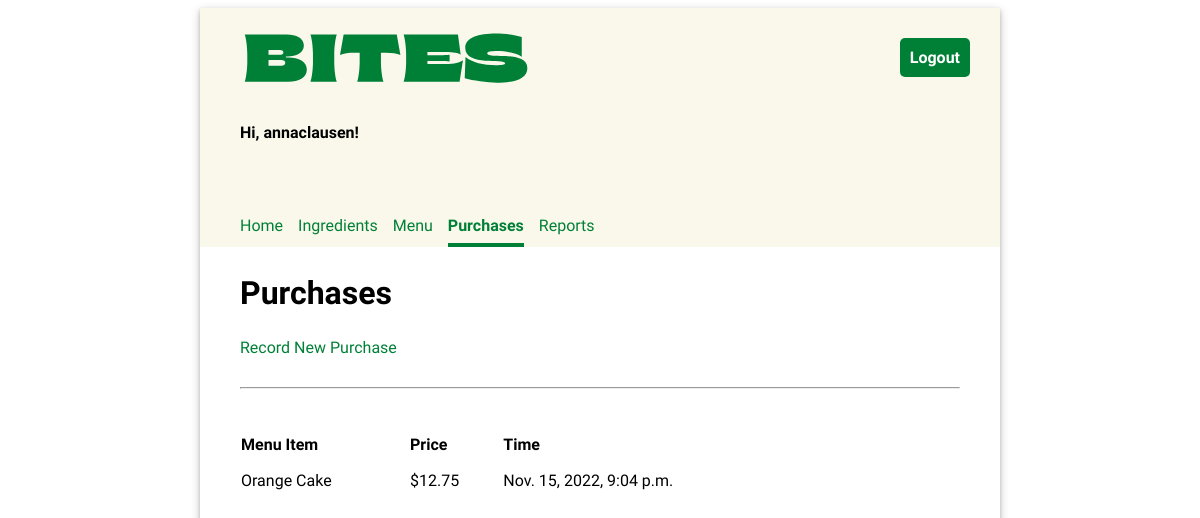
The page /purchases/ (signed in) on the database its author committed.
### inventory/models.py (models this page shows, shortened)
class Purchase(models.Model):
    menu_item = models.ForeignKey(MenuItem, on_delete=models.CASCADE)
    timestamp = models.DateTimeField(auto_now_add=True)

class MenuItem(models.Model):
    title = models.CharField(max_length=200, unique=True)
    price = models.FloatField(default=0.00)

### inventory/views.py (the view)
# urls.py: path('purchases/', views.PurchasesView.as_view(), name="purchases"),
class PurchasesView(LoginRequiredMixin, ListView):
    template_name = "inventory/purchase_list.html"
    model = Purchase

### inventory/templates/inventory/purchase_list.html (shortened to what this page needs)
{% extends 'base.html' %}
{% load static %}
{% block content %}
    <h2>Purchases</h2>
    <a href="{% url 'add_purchase' %}">Record New Purchase</a>
    <hr/>
    <table class="inventory-table">
        <thead>
            <tr>
                <th>Menu Item</th>
                <th>Price</th>
                <th>Time</th>
            </tr>
        </thead>
        <tbody>
        {% for purchase in object_list %}
            <tr>
                <td>{{ purchase.menu_item.title }}</td>
                <td class="price">${{ purchase.menu_item.price|stringformat:".2f" }}</td>
                <td>{{ purchase.timestamp }}</td>
            </tr>
        {% endfor %}
        </tbody>
    </table>
{% endblock %}

### inventory/templates/base.html (shortened to what this page needs)
{% load static %}
<!DOCTYPE html>
<html>
<head>
  <link rel="stylesheet" type="text/css" href="{% static 'inventory/style.css' %}" />
</head>
<body>
  <div class="app">
  <header>
    <div class="header-first-row">
      <img src="{% static 'inventory/bites-logo.svg' %}" />
      {% if user.is_authenticated %}
      <a class="logout" href="/logout">Logout</a>
      {% endif %}
    </div>
    {% if user.is_authenticated %}
      <p class="greeting">Hi, {{ user.username }}!</p>
      <nav class="navbar">
        {% url 'home' as home_url %}
        {% url 'ingredients' as ingredients_url %}
        {% url 'menu' as menu_url %}
        {% url 'purchases' as purchases_url %}
        {% url 'reports' as reports_url %}
        <a class="nav-item{% if request.path == home_url %} current-page{% endif %}" href="{% url 'home' %}">Home</a>
        <a class="nav-item{% if request.path == ingredients_url %} current-page{% endif %}" href="{% url 'ingredients' %}">Ingredients</a>
        <a class="nav-item{% if request.path == menu_url %} current-page{% endif %}" href="{% url 'menu' %}">Menu</a>
        <a class="nav-item{% if request.path == purchases_url %} current-page{% endif %}" href="{% url 'purchases' %}">Purchases</a>
        <a class="nav-item{% if request.path == reports_url %} current-page{% endif %}" href="{% url 'reports' %}">Reports</a>
      </nav>
    {% endif %}
  </header>
  <main>
    {% block content %}{% endblock %}
  </main>
  </div>
</body>
</html>

### inventory/static/inventory/style.css (style rules this page uses)
body { font-family: 'Oxygen', sans-serif; }
hr { margin: 30px 0; }
header { background-color: #FAF8EB; min-height: 200px; display: flex; align-items: center; flex-direction: column; align-items: flex-start; padding-left: 40px; }
main { display: flex; flex-direction: column; padding: 0 40px 20px 40px; justify-content: center; }
main h2 { font-size: 2em; }
.app { min-width: 800px; max-width: 60%; margin: 0 auto; box-shadow: 0 2px 4px 0 rgba(0, 0, 0, 0.2), 0 3px 10px 0 rgba(0, 0, 0, 0.19); }
header p { font-weight: bold; }
.navbar { margin-top: 50px; display: flex; width: 100%; }
.navbar a { text-decoration: none; padding: 8px 0; color: #008037; margin-right: 15px; }
.navbar a:hover, .navbar .current-page { border-bottom: solid 4px #008037; border-spacing: 0 15px; font-weight: bold; }
main table { text-align: left; border-collapse: separate; border-spacing: 0 15px; width: 80%; }
.header-first-row { width: 100%; display: flex; justify-content: space-between; }
.logout { height: max-content; text-align: center; text-decoration: none; border: 0px; background-color: #008037; border-radius: 5px; color: white; padding: 10px; font-weight: bold; margin: 30px; font-size: 1em; }
a { text-decoration: none; color: #008037; }

### rows shown on the page
Purchase: menu_item "Orange Cake", menu_item.price "12.75", timestamp "Nov. 15, 2022, 9:04 p.m."

### other values the page prints
{{ user.username }} "annaclausen"
